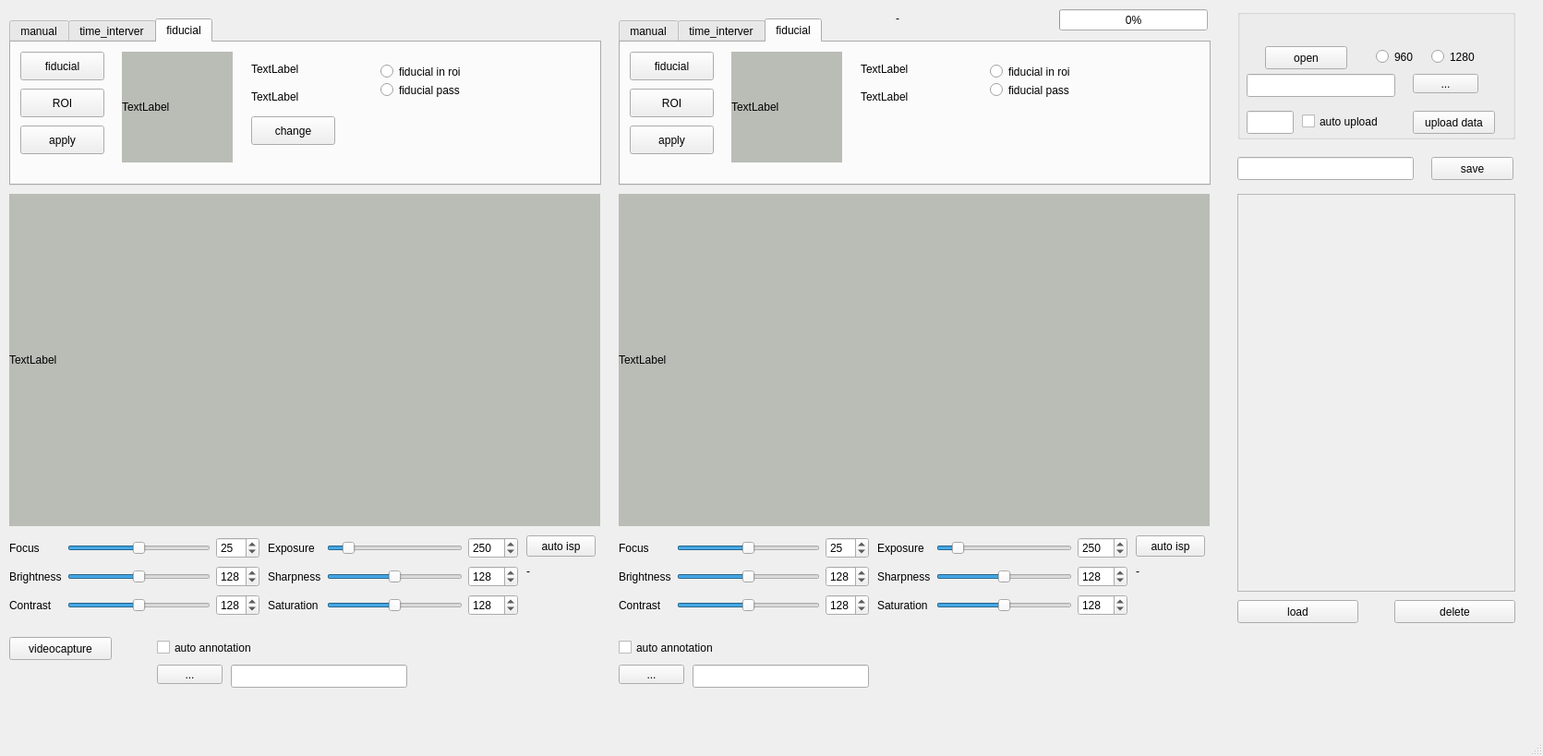
<?xml version="1.0" encoding="UTF-8"?>
<ui version="4.0">
 <class>MainWindow</class>
 <widget class="QMainWindow" name="MainWindow">
  <property name="enabled">
   <bool>true</bool>
  </property>
  <property name="geometry">
   <rect>
    <x>0</x>
    <y>0</y>
    <width>1671</width>
    <height>819</height>
   </rect>
  </property>
  <property name="windowTitle">
   <string>AutoAcqu</string>
  </property>
  <property name="styleSheet">
   <string notr="true"/>
  </property>
  <widget class="QWidget" name="centralwidget">
   <widget class="QWidget" name="gridLayoutWidget_3">
    <property name="geometry">
     <rect>
      <x>10</x>
      <y>580</y>
      <width>271</width>
      <height>92</height>
     </rect>
    </property>
    <layout class="QGridLayout" name="gridLayout_3" rowstretch="0,0,0" rowminimumheight="0,0,0">
     <item row="0" column="2">
      <widget class="QSpinBox" name="spinBox_focus_0">
       <property name="maximum">
        <number>50</number>
       </property>
       <property name="singleStep">
        <number>1</number>
       </property>
       <property name="value">
        <number>25</number>
       </property>
      </widget>
     </item>
     <item row="1" column="2">
      <widget class="QSpinBox" name="spinBox_brightness_0">
       <property name="maximum">
        <number>255</number>
       </property>
       <property name="value">
        <number>128</number>
       </property>
      </widget>
     </item>
     <item row="2" column="1">
      <widget class="QSlider" name="horizontalSlider_contrast_0">
       <property name="minimum">
        <number>0</number>
       </property>
       <property name="maximum">
        <number>255</number>
       </property>
       <property name="singleStep">
        <number>1</number>
       </property>
       <property name="value">
        <number>128</number>
       </property>
       <property name="sliderPosition">
        <number>128</number>
       </property>
       <property name="orientation">
        <enum>Qt::Horizontal</enum>
       </property>
      </widget>
     </item>
     <item row="2" column="0">
      <widget class="QLabel" name="label_contrast_2">
       <property name="text">
        <string>Contrast</string>
       </property>
      </widget>
     </item>
     <item row="1" column="0">
      <widget class="QLabel" name="label_brightness">
       <property name="text">
        <string>Brightness</string>
       </property>
      </widget>
     </item>
     <item row="0" column="0">
      <widget class="QLabel" name="label_focus">
       <property name="text">
        <string>Focus</string>
       </property>
      </widget>
     </item>
     <item row="2" column="2">
      <widget class="QSpinBox" name="spinBox_contrast_0">
       <property name="minimum">
        <number>0</number>
       </property>
       <property name="maximum">
        <number>255</number>
       </property>
       <property name="value">
        <number>128</number>
       </property>
      </widget>
     </item>
     <item row="0" column="1">
      <widget class="QSlider" name="horizontalSlider_focus_0">
       <property name="maximum">
        <number>50</number>
       </property>
       <property name="singleStep">
        <number>1</number>
       </property>
       <property name="pageStep">
        <number>10</number>
       </property>
       <property name="value">
        <number>25</number>
       </property>
       <property name="tracking">
        <bool>true</bool>
       </property>
       <property name="orientation">
        <enum>Qt::Horizontal</enum>
       </property>
      </widget>
     </item>
     <item row="1" column="1">
      <widget class="QSlider" name="horizontalSlider_brightness_0">
       <property name="maximum">
        <number>255</number>
       </property>
       <property name="value">
        <number>128</number>
       </property>
       <property name="orientation">
        <enum>Qt::Horizontal</enum>
       </property>
      </widget>
     </item>
    </layout>
   </widget>
   <widget class="QPushButton" name="pushButton_ispinit_0">
    <property name="geometry">
     <rect>
      <x>570</x>
      <y>580</y>
      <width>75</width>
      <height>23</height>
     </rect>
    </property>
    <property name="text">
     <string>auto isp</string>
    </property>
   </widget>
   <widget class="QLabel" name="label_screen_0">
    <property name="geometry">
     <rect>
      <x>10</x>
      <y>210</y>
      <width>640</width>
      <height>360</height>
     </rect>
    </property>
    <property name="styleSheet">
     <string notr="true">background-color: rgb(186, 189, 182);</string>
    </property>
    <property name="text">
     <string>TextLabel</string>
    </property>
   </widget>
   <widget class="QLabel" name="label_screen_1">
    <property name="geometry">
     <rect>
      <x>670</x>
      <y>210</y>
      <width>640</width>
      <height>360</height>
     </rect>
    </property>
    <property name="styleSheet">
     <string notr="true">background-color: rgb(186, 189, 182);</string>
    </property>
    <property name="text">
     <string>TextLabel</string>
    </property>
   </widget>
   <widget class="QTabWidget" name="tabWidget_mode_0">
    <property name="geometry">
     <rect>
      <x>10</x>
      <y>20</y>
      <width>641</width>
      <height>181</height>
     </rect>
    </property>
    <property name="currentIndex">
     <number>2</number>
    </property>
    <widget class="QWidget" name="tab">
     <property name="enabled">
      <bool>false</bool>
     </property>
     <attribute name="title">
      <string>manual</string>
     </attribute>
     <widget class="QPushButton" name="pushButton_run_mn">
      <property name="geometry">
       <rect>
        <x>10</x>
        <y>10</y>
        <width>91</width>
        <height>31</height>
       </rect>
      </property>
      <property name="text">
       <string>capture</string>
      </property>
     </widget>
    </widget>
    <widget class="QWidget" name="tab_2">
     <property name="enabled">
      <bool>false</bool>
     </property>
     <attribute name="title">
      <string>time_interver</string>
     </attribute>
     <widget class="QLineEdit" name="lineEdit">
      <property name="geometry">
       <rect>
        <x>10</x>
        <y>10</y>
        <width>113</width>
        <height>25</height>
       </rect>
      </property>
     </widget>
     <widget class="QPushButton" name="pushButton_run_ti">
      <property name="geometry">
       <rect>
        <x>140</x>
        <y>10</y>
        <width>89</width>
        <height>25</height>
       </rect>
      </property>
      <property name="text">
       <string>apply</string>
      </property>
     </widget>
    </widget>
    <widget class="QWidget" name="tab_3">
     <attribute name="title">
      <string>fiducial</string>
     </attribute>
     <widget class="QPushButton" name="pushButton_fiducial_0">
      <property name="geometry">
       <rect>
        <x>10</x>
        <y>10</y>
        <width>91</width>
        <height>31</height>
       </rect>
      </property>
      <property name="text">
       <string>fiducial</string>
      </property>
     </widget>
     <widget class="QPushButton" name="pushButton_run_fi_0">
      <property name="geometry">
       <rect>
        <x>10</x>
        <y>90</y>
        <width>91</width>
        <height>31</height>
       </rect>
      </property>
      <property name="text">
       <string>apply</string>
      </property>
     </widget>
     <widget class="QPushButton" name="pushButton_roi_0">
      <property name="geometry">
       <rect>
        <x>10</x>
        <y>50</y>
        <width>91</width>
        <height>31</height>
       </rect>
      </property>
      <property name="text">
       <string>ROI</string>
      </property>
     </widget>
     <widget class="QLabel" name="label_screen_fiducial_0">
      <property name="geometry">
       <rect>
        <x>120</x>
        <y>10</y>
        <width>120</width>
        <height>120</height>
       </rect>
      </property>
      <property name="styleSheet">
       <string notr="true">background-color: rgb(186, 189, 182);</string>
      </property>
      <property name="text">
       <string>TextLabel</string>
      </property>
     </widget>
     <widget class="QLabel" name="label_fiducual_0">
      <property name="geometry">
       <rect>
        <x>260</x>
        <y>20</y>
        <width>71</width>
        <height>17</height>
       </rect>
      </property>
      <property name="text">
       <string>TextLabel</string>
      </property>
     </widget>
     <widget class="QLabel" name="label_roi_0">
      <property name="geometry">
       <rect>
        <x>260</x>
        <y>50</y>
        <width>71</width>
        <height>17</height>
       </rect>
      </property>
      <property name="text">
       <string>TextLabel</string>
      </property>
     </widget>
     <widget class="QPushButton" name="pushButton_fiducial_change">
      <property name="geometry">
       <rect>
        <x>260</x>
        <y>80</y>
        <width>91</width>
        <height>31</height>
       </rect>
      </property>
      <property name="text">
       <string>change</string>
      </property>
     </widget>
     <widget class="QRadioButton" name="radioButton_roi_0">
      <property name="geometry">
       <rect>
        <x>400</x>
        <y>20</y>
        <width>112</width>
        <height>23</height>
       </rect>
      </property>
      <property name="text">
       <string>fiducial in roi</string>
      </property>
     </widget>
     <widget class="QRadioButton" name="radioButton_pass_0">
      <property name="geometry">
       <rect>
        <x>400</x>
        <y>40</y>
        <width>112</width>
        <height>23</height>
       </rect>
      </property>
      <property name="text">
       <string>fiducial pass</string>
      </property>
     </widget>
    </widget>
   </widget>
   <widget class="QWidget" name="gridLayoutWidget">
    <property name="geometry">
     <rect>
      <x>290</x>
      <y>580</y>
      <width>271</width>
      <height>92</height>
     </rect>
    </property>
    <layout class="QGridLayout" name="gridLayout">
     <item row="1" column="0">
      <widget class="QLabel" name="label_exposure_2">
       <property name="text">
        <string>Sharpness</string>
       </property>
      </widget>
     </item>
     <item row="1" column="2">
      <widget class="QSpinBox" name="spinBox_sharpness_0">
       <property name="minimum">
        <number>0</number>
       </property>
       <property name="maximum">
        <number>255</number>
       </property>
       <property name="value">
        <number>128</number>
       </property>
      </widget>
     </item>
     <item row="2" column="0">
      <widget class="QLabel" name="label_contrast">
       <property name="text">
        <string>Saturation</string>
       </property>
      </widget>
     </item>
     <item row="2" column="2">
      <widget class="QSpinBox" name="spinBox_saturation_0">
       <property name="minimum">
        <number>0</number>
       </property>
       <property name="maximum">
        <number>255</number>
       </property>
       <property name="value">
        <number>128</number>
       </property>
      </widget>
     </item>
     <item row="2" column="1">
      <widget class="QSlider" name="horizontalSlider_saturation_0">
       <property name="minimum">
        <number>0</number>
       </property>
       <property name="maximum">
        <number>255</number>
       </property>
       <property name="singleStep">
        <number>1</number>
       </property>
       <property name="value">
        <number>128</number>
       </property>
       <property name="sliderPosition">
        <number>128</number>
       </property>
       <property name="orientation">
        <enum>Qt::Horizontal</enum>
       </property>
      </widget>
     </item>
     <item row="1" column="1">
      <widget class="QSlider" name="horizontalSlider_sharpness_0">
       <property name="minimum">
        <number>0</number>
       </property>
       <property name="maximum">
        <number>255</number>
       </property>
       <property name="singleStep">
        <number>1</number>
       </property>
       <property name="value">
        <number>128</number>
       </property>
       <property name="sliderPosition">
        <number>128</number>
       </property>
       <property name="orientation">
        <enum>Qt::Horizontal</enum>
       </property>
      </widget>
     </item>
     <item row="0" column="0">
      <widget class="QLabel" name="label_exposure">
       <property name="text">
        <string>Exposure</string>
       </property>
      </widget>
     </item>
     <item row="0" column="1">
      <widget class="QSlider" name="horizontalSlider_exposure_0">
       <property name="minimum">
        <number>3</number>
       </property>
       <property name="maximum">
        <number>2047</number>
       </property>
       <property name="singleStep">
        <number>1</number>
       </property>
       <property name="value">
        <number>250</number>
       </property>
       <property name="sliderPosition">
        <number>250</number>
       </property>
       <property name="orientation">
        <enum>Qt::Horizontal</enum>
       </property>
      </widget>
     </item>
     <item row="0" column="2">
      <widget class="QSpinBox" name="spinBox_exposure_0">
       <property name="toolTipDuration">
        <number>-6</number>
       </property>
       <property name="minimum">
        <number>3</number>
       </property>
       <property name="maximum">
        <number>2047</number>
       </property>
       <property name="value">
        <number>250</number>
       </property>
      </widget>
     </item>
    </layout>
   </widget>
   <widget class="QWidget" name="gridLayoutWidget_4">
    <property name="geometry">
     <rect>
      <x>670</x>
      <y>580</y>
      <width>271</width>
      <height>92</height>
     </rect>
    </property>
    <layout class="QGridLayout" name="gridLayout_4" rowstretch="0,0,0" rowminimumheight="0,0,0">
     <item row="0" column="2">
      <widget class="QSpinBox" name="spinBox_focus_1">
       <property name="maximum">
        <number>50</number>
       </property>
       <property name="singleStep">
        <number>1</number>
       </property>
       <property name="value">
        <number>25</number>
       </property>
      </widget>
     </item>
     <item row="1" column="2">
      <widget class="QSpinBox" name="spinBox_brightness_1">
       <property name="maximum">
        <number>255</number>
       </property>
       <property name="value">
        <number>128</number>
       </property>
      </widget>
     </item>
     <item row="2" column="1">
      <widget class="QSlider" name="horizontalSlider_contrast_1">
       <property name="minimum">
        <number>0</number>
       </property>
       <property name="maximum">
        <number>255</number>
       </property>
       <property name="singleStep">
        <number>1</number>
       </property>
       <property name="value">
        <number>128</number>
       </property>
       <property name="sliderPosition">
        <number>128</number>
       </property>
       <property name="orientation">
        <enum>Qt::Horizontal</enum>
       </property>
      </widget>
     </item>
     <item row="2" column="0">
      <widget class="QLabel" name="label_contrast_3">
       <property name="text">
        <string>Contrast</string>
       </property>
      </widget>
     </item>
     <item row="1" column="0">
      <widget class="QLabel" name="label_brightness_2">
       <property name="text">
        <string>Brightness</string>
       </property>
      </widget>
     </item>
     <item row="0" column="0">
      <widget class="QLabel" name="label_focus_2">
       <property name="text">
        <string>Focus</string>
       </property>
      </widget>
     </item>
     <item row="2" column="2">
      <widget class="QSpinBox" name="spinBox_contrast_1">
       <property name="minimum">
        <number>0</number>
       </property>
       <property name="maximum">
        <number>255</number>
       </property>
       <property name="value">
        <number>128</number>
       </property>
      </widget>
     </item>
     <item row="0" column="1">
      <widget class="QSlider" name="horizontalSlider_focus_1">
       <property name="maximum">
        <number>50</number>
       </property>
       <property name="singleStep">
        <number>1</number>
       </property>
       <property name="pageStep">
        <number>10</number>
       </property>
       <property name="value">
        <number>25</number>
       </property>
       <property name="tracking">
        <bool>true</bool>
       </property>
       <property name="orientation">
        <enum>Qt::Horizontal</enum>
       </property>
      </widget>
     </item>
     <item row="1" column="1">
      <widget class="QSlider" name="horizontalSlider_brightness_1">
       <property name="maximum">
        <number>255</number>
       </property>
       <property name="value">
        <number>128</number>
       </property>
       <property name="orientation">
        <enum>Qt::Horizontal</enum>
       </property>
      </widget>
     </item>
    </layout>
   </widget>
   <widget class="QPushButton" name="pushButton_ispinit_1">
    <property name="geometry">
     <rect>
      <x>1230</x>
      <y>580</y>
      <width>75</width>
      <height>23</height>
     </rect>
    </property>
    <property name="text">
     <string>auto isp</string>
    </property>
   </widget>
   <widget class="QWidget" name="gridLayoutWidget_2">
    <property name="geometry">
     <rect>
      <x>950</x>
      <y>580</y>
      <width>271</width>
      <height>92</height>
     </rect>
    </property>
    <layout class="QGridLayout" name="gridLayout_2">
     <item row="1" column="0">
      <widget class="QLabel" name="label_exposure_3">
       <property name="text">
        <string>Sharpness</string>
       </property>
      </widget>
     </item>
     <item row="1" column="2">
      <widget class="QSpinBox" name="spinBox_sharpness_1">
       <property name="minimum">
        <number>0</number>
       </property>
       <property name="maximum">
        <number>255</number>
       </property>
       <property name="value">
        <number>128</number>
       </property>
      </widget>
     </item>
     <item row="2" column="0">
      <widget class="QLabel" name="label_contrast_4">
       <property name="text">
        <string>Saturation</string>
       </property>
      </widget>
     </item>
     <item row="2" column="2">
      <widget class="QSpinBox" name="spinBox_saturation_1">
       <property name="minimum">
        <number>0</number>
       </property>
       <property name="maximum">
        <number>255</number>
       </property>
       <property name="value">
        <number>128</number>
       </property>
      </widget>
     </item>
     <item row="2" column="1">
      <widget class="QSlider" name="horizontalSlider_saturation_1">
       <property name="minimum">
        <number>0</number>
       </property>
       <property name="maximum">
        <number>255</number>
       </property>
       <property name="singleStep">
        <number>1</number>
       </property>
       <property name="value">
        <number>128</number>
       </property>
       <property name="sliderPosition">
        <number>128</number>
       </property>
       <property name="orientation">
        <enum>Qt::Horizontal</enum>
       </property>
      </widget>
     </item>
     <item row="1" column="1">
      <widget class="QSlider" name="horizontalSlider_sharpness_1">
       <property name="minimum">
        <number>0</number>
       </property>
       <property name="maximum">
        <number>255</number>
       </property>
       <property name="singleStep">
        <number>1</number>
       </property>
       <property name="value">
        <number>128</number>
       </property>
       <property name="sliderPosition">
        <number>128</number>
       </property>
       <property name="orientation">
        <enum>Qt::Horizontal</enum>
       </property>
      </widget>
     </item>
     <item row="0" column="0">
      <widget class="QLabel" name="label_exposure_4">
       <property name="text">
        <string>Exposure</string>
       </property>
      </widget>
     </item>
     <item row="0" column="1">
      <widget class="QSlider" name="horizontalSlider_exposure_1">
       <property name="minimum">
        <number>3</number>
       </property>
       <property name="maximum">
        <number>2047</number>
       </property>
       <property name="singleStep">
        <number>1</number>
       </property>
       <property name="value">
        <number>250</number>
       </property>
       <property name="sliderPosition">
        <number>250</number>
       </property>
       <property name="orientation">
        <enum>Qt::Horizontal</enum>
       </property>
      </widget>
     </item>
     <item row="0" column="2">
      <widget class="QSpinBox" name="spinBox_exposure_1">
       <property name="toolTipDuration">
        <number>-6</number>
       </property>
       <property name="minimum">
        <number>3</number>
       </property>
       <property name="maximum">
        <number>2047</number>
       </property>
       <property name="value">
        <number>250</number>
       </property>
      </widget>
     </item>
    </layout>
   </widget>
   <widget class="QTabWidget" name="tabWidget_mode_1">
    <property name="enabled">
     <bool>true</bool>
    </property>
    <property name="geometry">
     <rect>
      <x>670</x>
      <y>20</y>
      <width>641</width>
      <height>181</height>
     </rect>
    </property>
    <property name="currentIndex">
     <number>2</number>
    </property>
    <property name="usesScrollButtons">
     <bool>true</bool>
    </property>
    <property name="tabsClosable">
     <bool>false</bool>
    </property>
    <property name="tabBarAutoHide">
     <bool>false</bool>
    </property>
    <widget class="QWidget" name="tab_4">
     <property name="enabled">
      <bool>false</bool>
     </property>
     <attribute name="title">
      <string>manual</string>
     </attribute>
     <widget class="QPushButton" name="pushButton_run_mn_2">
      <property name="geometry">
       <rect>
        <x>10</x>
        <y>10</y>
        <width>91</width>
        <height>31</height>
       </rect>
      </property>
      <property name="text">
       <string>capture</string>
      </property>
     </widget>
    </widget>
    <widget class="QWidget" name="tab_5">
     <property name="enabled">
      <bool>false</bool>
     </property>
     <attribute name="title">
      <string>time_interver</string>
     </attribute>
     <widget class="QLineEdit" name="lineEdit_2">
      <property name="geometry">
       <rect>
        <x>10</x>
        <y>10</y>
        <width>113</width>
        <height>25</height>
       </rect>
      </property>
     </widget>
     <widget class="QPushButton" name="pushButton_run_ti_2">
      <property name="geometry">
       <rect>
        <x>140</x>
        <y>10</y>
        <width>89</width>
        <height>25</height>
       </rect>
      </property>
      <property name="text">
       <string>apply</string>
      </property>
     </widget>
    </widget>
    <widget class="QWidget" name="tab_6">
     <property name="enabled">
      <bool>true</bool>
     </property>
     <attribute name="title">
      <string>fiducial</string>
     </attribute>
     <widget class="QPushButton" name="pushButton_fiducial_1">
      <property name="geometry">
       <rect>
        <x>10</x>
        <y>10</y>
        <width>91</width>
        <height>31</height>
       </rect>
      </property>
      <property name="text">
       <string>fiducial</string>
      </property>
     </widget>
     <widget class="QPushButton" name="pushButton_run_fi_1">
      <property name="geometry">
       <rect>
        <x>10</x>
        <y>90</y>
        <width>91</width>
        <height>31</height>
       </rect>
      </property>
      <property name="text">
       <string>apply</string>
      </property>
     </widget>
     <widget class="QPushButton" name="pushButton_roi_1">
      <property name="geometry">
       <rect>
        <x>10</x>
        <y>50</y>
        <width>91</width>
        <height>31</height>
       </rect>
      </property>
      <property name="text">
       <string>ROI</string>
      </property>
     </widget>
     <widget class="QLabel" name="label_fiducual_1">
      <property name="geometry">
       <rect>
        <x>260</x>
        <y>20</y>
        <width>71</width>
        <height>17</height>
       </rect>
      </property>
      <property name="text">
       <string>TextLabel</string>
      </property>
     </widget>
     <widget class="QLabel" name="label_roi_1">
      <property name="geometry">
       <rect>
        <x>260</x>
        <y>50</y>
        <width>71</width>
        <height>17</height>
       </rect>
      </property>
      <property name="text">
       <string>TextLabel</string>
      </property>
     </widget>
     <widget class="QLabel" name="label_screen_fiducial_1">
      <property name="geometry">
       <rect>
        <x>120</x>
        <y>10</y>
        <width>120</width>
        <height>120</height>
       </rect>
      </property>
      <property name="styleSheet">
       <string notr="true">background-color: rgb(186, 189, 182);</string>
      </property>
      <property name="text">
       <string>TextLabel</string>
      </property>
     </widget>
     <widget class="QRadioButton" name="radioButton_roi_1">
      <property name="geometry">
       <rect>
        <x>400</x>
        <y>20</y>
        <width>112</width>
        <height>23</height>
       </rect>
      </property>
      <property name="text">
       <string>fiducial in roi</string>
      </property>
     </widget>
     <widget class="QRadioButton" name="radioButton_pass_1">
      <property name="geometry">
       <rect>
        <x>400</x>
        <y>40</y>
        <width>112</width>
        <height>23</height>
       </rect>
      </property>
      <property name="text">
       <string>fiducial pass</string>
      </property>
     </widget>
    </widget>
   </widget>
   <widget class="QScrollArea" name="scrollArea">
    <property name="geometry">
     <rect>
      <x>1340</x>
      <y>210</y>
      <width>301</width>
      <height>431</height>
     </rect>
    </property>
    <property name="widgetResizable">
     <bool>true</bool>
    </property>
    <widget class="QWidget" name="scrollAreaWidgetContents">
     <property name="geometry">
      <rect>
       <x>0</x>
       <y>0</y>
       <width>299</width>
       <height>429</height>
      </rect>
     </property>
    </widget>
   </widget>
   <widget class="QPushButton" name="pushButton_save">
    <property name="geometry">
     <rect>
      <x>1550</x>
      <y>170</y>
      <width>89</width>
      <height>25</height>
     </rect>
    </property>
    <property name="text">
     <string>save</string>
    </property>
   </widget>
   <widget class="QLineEdit" name="lineEdit_ID">
    <property name="geometry">
     <rect>
      <x>1340</x>
      <y>170</y>
      <width>191</width>
      <height>25</height>
     </rect>
    </property>
   </widget>
   <widget class="QGroupBox" name="groupBox">
    <property name="geometry">
     <rect>
      <x>1340</x>
      <y>10</y>
      <width>301</width>
      <height>141</height>
     </rect>
    </property>
    <property name="styleSheet">
     <string notr="true"/>
    </property>
    <property name="title">
     <string/>
    </property>
    <widget class="QRadioButton" name="radioButton_1280">
     <property name="geometry">
      <rect>
       <x>210</x>
       <y>40</y>
       <width>61</width>
       <height>23</height>
      </rect>
     </property>
     <property name="text">
      <string>1280</string>
     </property>
    </widget>
    <widget class="QPushButton" name="pushButton_camon">
     <property name="geometry">
      <rect>
       <x>30</x>
       <y>40</y>
       <width>89</width>
       <height>25</height>
      </rect>
     </property>
     <property name="text">
      <string>open</string>
     </property>
    </widget>
    <widget class="QRadioButton" name="radioButton_960">
     <property name="geometry">
      <rect>
       <x>150</x>
       <y>40</y>
       <width>61</width>
       <height>23</height>
      </rect>
     </property>
     <property name="text">
      <string>960</string>
     </property>
    </widget>
    <widget class="QPushButton" name="pushButton_path">
     <property name="geometry">
      <rect>
       <x>190</x>
       <y>70</y>
       <width>71</width>
       <height>21</height>
      </rect>
     </property>
     <property name="text">
      <string>...</string>
     </property>
    </widget>
    <widget class="QLineEdit" name="lineEdit_path">
     <property name="geometry">
      <rect>
       <x>10</x>
       <y>70</y>
       <width>161</width>
       <height>25</height>
      </rect>
     </property>
     <property name="text">
      <string/>
     </property>
    </widget>
    <widget class="QPushButton" name="pushButton_upload">
     <property name="geometry">
      <rect>
       <x>190</x>
       <y>110</y>
       <width>89</width>
       <height>25</height>
      </rect>
     </property>
     <property name="text">
      <string>upload data</string>
     </property>
    </widget>
    <widget class="QCheckBox" name="checkBox_autoupload">
     <property name="geometry">
      <rect>
       <x>70</x>
       <y>110</y>
       <width>111</width>
       <height>23</height>
      </rect>
     </property>
     <property name="text">
      <string>auto upload</string>
     </property>
    </widget>
    <widget class="QLineEdit" name="lineEdit_uploadtime">
     <property name="geometry">
      <rect>
       <x>10</x>
       <y>110</y>
       <width>51</width>
       <height>25</height>
      </rect>
     </property>
    </widget>
   </widget>
   <widget class="QPushButton" name="pushButton_load">
    <property name="geometry">
     <rect>
      <x>1340</x>
      <y>650</y>
      <width>131</width>
      <height>25</height>
     </rect>
    </property>
    <property name="text">
     <string>load</string>
    </property>
   </widget>
   <widget class="QPushButton" name="pushButton_del">
    <property name="geometry">
     <rect>
      <x>1510</x>
      <y>650</y>
      <width>131</width>
      <height>25</height>
     </rect>
    </property>
    <property name="text">
     <string>delete</string>
    </property>
   </widget>
   <widget class="QLabel" name="label_isp_0">
    <property name="geometry">
     <rect>
      <x>570</x>
      <y>610</y>
      <width>71</width>
      <height>17</height>
     </rect>
    </property>
    <property name="text">
     <string>-</string>
    </property>
   </widget>
   <widget class="QLabel" name="label_isp_1">
    <property name="geometry">
     <rect>
      <x>1230</x>
      <y>610</y>
      <width>71</width>
      <height>17</height>
     </rect>
    </property>
    <property name="text">
     <string>-</string>
    </property>
   </widget>
   <widget class="QProgressBar" name="progressBar_disk">
    <property name="geometry">
     <rect>
      <x>1147</x>
      <y>10</y>
      <width>161</width>
      <height>23</height>
     </rect>
    </property>
    <property name="value">
     <number>0</number>
    </property>
   </widget>
   <widget class="QLabel" name="label_disk">
    <property name="geometry">
     <rect>
      <x>970</x>
      <y>10</y>
      <width>151</width>
      <height>20</height>
     </rect>
    </property>
    <property name="text">
     <string>-</string>
    </property>
   </widget>
   <widget class="QPushButton" name="pushButton_videocapture">
    <property name="geometry">
     <rect>
      <x>10</x>
      <y>690</y>
      <width>111</width>
      <height>25</height>
     </rect>
    </property>
    <property name="text">
     <string>videocapture</string>
    </property>
   </widget>
   <widget class="QPushButton" name="pushButton_path_masterimg_0">
    <property name="geometry">
     <rect>
      <x>170</x>
      <y>720</y>
      <width>71</width>
      <height>21</height>
     </rect>
    </property>
    <property name="text">
     <string>...</string>
    </property>
   </widget>
   <widget class="QLineEdit" name="lineEdit_masterimg_path_0">
    <property name="geometry">
     <rect>
      <x>250</x>
      <y>720</y>
      <width>191</width>
      <height>25</height>
     </rect>
    </property>
   </widget>
   <widget class="QPushButton" name="pushButton_path_masterimg_1">
    <property name="geometry">
     <rect>
      <x>670</x>
      <y>720</y>
      <width>71</width>
      <height>21</height>
     </rect>
    </property>
    <property name="text">
     <string>...</string>
    </property>
   </widget>
   <widget class="QCheckBox" name="checkBox_autoannotation_1">
    <property name="geometry">
     <rect>
      <x>670</x>
      <y>690</y>
      <width>131</width>
      <height>23</height>
     </rect>
    </property>
    <property name="text">
     <string>auto annotation</string>
    </property>
   </widget>
   <widget class="QLineEdit" name="lineEdit_masterimg_path_1">
    <property name="geometry">
     <rect>
      <x>750</x>
      <y>720</y>
      <width>191</width>
      <height>25</height>
     </rect>
    </property>
   </widget>
   <widget class="QCheckBox" name="checkBox_autoannotation_0">
    <property name="geometry">
     <rect>
      <x>170</x>
      <y>690</y>
      <width>131</width>
      <height>23</height>
     </rect>
    </property>
    <property name="text">
     <string>auto annotation</string>
    </property>
   </widget>
  </widget>
  <widget class="QMenuBar" name="menubar">
   <property name="geometry">
    <rect>
     <x>0</x>
     <y>0</y>
     <width>1671</width>
     <height>22</height>
    </rect>
   </property>
  </widget>
  <widget class="QStatusBar" name="statusbar"/>
 </widget>
 <resources/>
 <connections/>
</ui>
